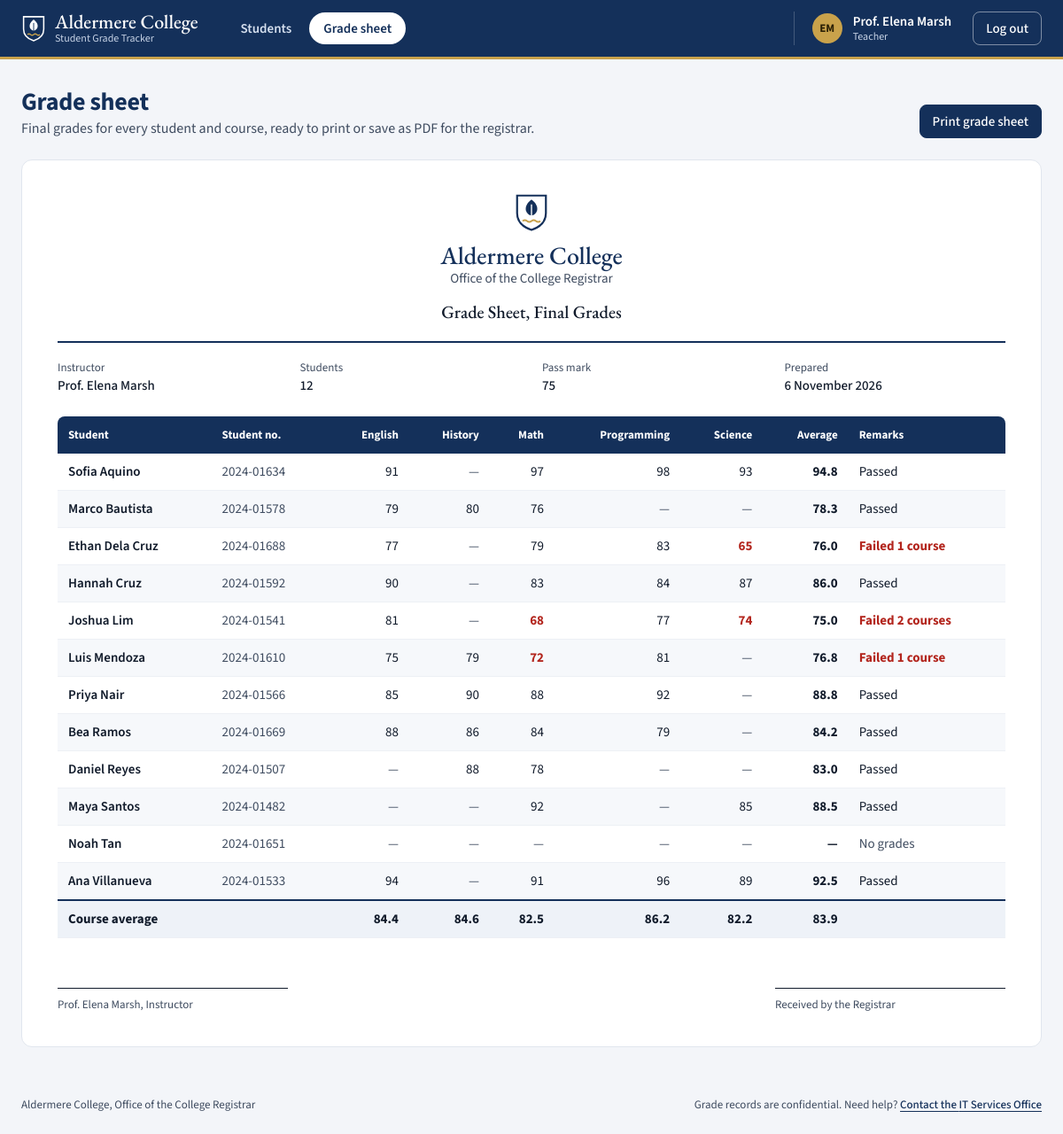
Screenshot of /grade-sheet (signed in) with the database file from the repository.
### tables this page shows
CREATE TABLE users (
    id INTEGER PRIMARY KEY AUTOINCREMENT,
    username TEXT UNIQUE NOT NULL,
    password TEXT NOT NULL,
    role TEXT NOT NULL CHECK(role IN ('student','teacher','academic_admin','registrar','it_admin')),
    is_locked BOOLEAN DEFAULT 0,
    failed_attempts INTEGER DEFAULT 0,
    full_name TEXT,
    student_no TEXT,
    program TEXT,
    year_level INTEGER
);

CREATE TABLE grades (
    id INTEGER PRIMARY KEY AUTOINCREMENT,
    student_id INTEGER NOT NULL,
    subject TEXT NOT NULL,
    grade INTEGER NOT NULL,
    updated_by TEXT NOT NULL,
    FOREIGN KEY (student_id) REFERENCES users(id)
);

### app.py (the view)
@app.route("/grade-sheet")
@require_role("teacher")
def grade_sheet():
    try:
        db = get_db()
        roster = class_roster(db)
        courses = course_averages(db)
        matrix = {}
        for s in roster:
            row = {}
            for g in sorted(s["grades"], key=lambda g: g["id"]):
                row[g["subject"]] = g["grade"]   # the latest entry for a course wins
            matrix[s["id"]] = row
        all_marks = [g["grade"] for s in roster for g in s["grades"]]
        return render_template(
            "grade_sheet.html",
            roster=roster,
            courses=courses,
            subjects=[c["subject"] for c in courses],
            matrix=matrix,
            class_average=mean(all_marks),
            prepared=datetime.date.today().strftime("%d %B %Y").lstrip("0"),
        )
    except Exception as e:
        logging.error(f"grade sheet failed err={e}")
        return "An error occurred. Please try again.", 500

### app.py (called while the page is built, shortened)
@app.before_request
def check_csrf():
    if request.method != "POST":
        return None

def get_db():
    db = getattr(g, '_database', None)
    if db is None:
        db = g._database = sqlite3.connect(DATABASE)
        db.row_factory = sqlite3.Row
    return db

@app.teardown_appcontext
def close_connection(exception):
    db = getattr(g, '_database', None)
    if db is not None:
        db.close()

@app.context_processor
def shell_context():
    if "user_id" not in session:
        return {"pass_mark": PASS_MARK}
    try:
        db = get_db()
        shell_user = db.execute("SELECT full_name FROM users WHERE id=?", (session["user_id"],)).fetchone()
        period = db.execute("SELECT * FROM grading_periods LIMIT 1").fetchone()
        pending = db.execute("SELECT COUNT(*) FROM grade_change_requests WHERE status='pending'").fetchone()[0]
    except Exception as e:
        logging.error(f"shell context failed err={e}")
        return {"pass_mark": PASS_MARK}
    return {
        "pass_mark": PASS_MARK,
        "shell_period": period,
        "shell_pending": pending,
        "shell_name": (shell_user["full_name"] if shell_user else None) or session.get("username"),
    }

def valid_id(s):
    try:
        return int(s) > 0
    except (TypeError, ValueError):
        return False

def current_user():
    uid = session.get("user_id")
    if not uid:
        return None
    try:
        if not valid_id(uid):
            session.clear()
            return None
        db = get_db()
        user = db.execute("SELECT * FROM users WHERE id=?", (int(uid),)).fetchone()
        if not user:
            session.clear()
            return None
        if user["is_locked"]:
            session.clear()
            return None
        if session.get("username") != user["username"] or session.get("role") != user["role"]:
            session.clear()
            return None
        return user
    except Exception as e:
        logging.error(f"current_user failed uid={uid} err={e}")
        return None

def mean(values):
    return sum(values) / len(values) if values else None

def surname_key(name):
    return (name.split()[-1].lower(), name.lower())

### templates/grade_sheet.html (shortened to what this page needs)
{% extends 'base.html' %}
{% block content %}
{% import '_ui.html' as ui with context %}
<header class="page-head no-print">
    <div>
        <h1>Grade sheet</h1>
        <p class="sub">Final grades for every student and course, ready to print or save as PDF for the registrar.</p>
    </div>
    <button type="button" class="btn btn-primary" data-print>Print grade sheet</button>
</header>
<article class="sheet sheet-wide" aria-labelledby="sheet-title">
    <header class="sheet-head">
        <p class="sheet-college">{{ ui.COLLEGE }}</p>
        <p class="sheet-office">{{ ui.OFFICE }}</p>
        <h2 id="sheet-title">Grade Sheet, Final Grades</h2>
    </header>
    <dl class="sheet-facts">
        <div><dt>Instructor</dt><dd>{{ shell_name }}</dd></div>
        <div><dt>Students</dt><dd>{{ roster|length }}</dd></div>
        <div><dt>Pass mark</dt><dd>{{ pass_mark }}</dd></div>
        <div><dt>Prepared</dt><dd>{{ prepared }}</dd></div>
    </dl>
    {% if roster %}
    <div class="table-wrap">
        <table class="grade-matrix">
            <thead>
                <tr>
                    <th scope="col">Student</th>
                    <th scope="col">Student no.</th>
                    {% for subject in subjects %}<th scope="col" class="num">{{ subject }}</th>{% endfor %}
                    <th scope="col" class="num">Average</th>
                    <th scope="col">Remarks</th>
                </tr>
            </thead>
            <tbody>
                {% for s in roster %}
                <tr>
                    <th scope="row">{{ s['name'] }}</th>
                    <td class="text-muted">{{ s['student_no'] or '—' }}</td>
                    {% for subject in subjects %}
                    {% set g = matrix[s['id']].get(subject) %}
                    <td class="num">{% if g is none %}<span class="text-muted">—</span>{% else %}<span class="{{ 'cell-below' if g < pass_mark }}">{{ g }}</span>{% endif %}</td>
                    {% endfor %}
                    <td class="num"><strong class="{{ 'cell-below' if s['average'] is not none and s['average'] < pass_mark }}">{{ '%.1f'|format(s['average']) if s['average'] is not none else '—' }}</strong></td>
                    <td>
                        {% if s['standing'] == 'below' %}<span class="cell-below">Failed {{ s['below']|length }} course{{ '' if s['below']|length == 1 else 's' }}</span>
                        {% elif s['standing'] == 'passing' %}Passed
                        {% else %}<span class="text-muted">No grades</span>{% endif %}
                    </td>
                </tr>
                {% endfor %}
            </tbody>
            <tfoot>
                <tr>
                    <th scope="row" colspan="2">Course average</th>
                    {% for c in courses %}<td class="num"><strong>{{ '%.1f'|format(c['average']) }}</strong></td>{% endfor %}
                    <td class="num"><strong>{{ '%.1f'|format(class_average) if class_average is not none else '—' }}</strong></td>
                    <td></td>
                </tr>
            </tfoot>
        </table>
    </div>
    {% else %}
    <p class="empty">No students are enrolled yet.</p>
    {% endif %}
    <footer class="sheet-sign">
        <div><span class="sign-line"></span><p>{{ shell_name }}, Instructor</p></div>
        <div><span class="sign-line"></span><p>Received by the Registrar</p></div>
    </footer>
</article>
{% endblock %}

### templates/base.html (shortened to what this page needs)
{% import '_ui.html' as ui %}
{% set role = session.get('role') %}
{% set username = session.get('username') %}
{% set display_name = shell_name or username or '' %}
{% set name_parts = display_name.replace('Prof. ', '').replace('Dr. ', '').split() %}
<!DOCTYPE html>
<html lang="en">
<head>
    <link rel="stylesheet" href="{{ url_for('static', filename='style.css') }}">
</head>
<body>
    <header class="topbar">
        <div class="topbar-in">
            <a class="brand" href="/dashboard">
                <span class="brand-text"><span class="brand-name">{{ ui.COLLEGE }}</span><span class="brand-sub">{{ ui.PORTAL }}</span></span>
            </a>
            <div class="nav-sheet" id="site-nav">
                <nav class="tabs" aria-label="Main">
                    {% macro item(href, label, count=0, also='') %}
                    <a class="tab" href="{{ href }}"{% if request.path == href or (also and request.path.startswith(also)) %} aria-current="page"{% endif %}>
                        <span>{{ label }}</span>
                    </a>
                    {% endmacro %}
                    {% if role == 'teacher' %}
                        {{ item('/dashboard', 'Students', also='/students/') }}
                        {{ item('/grade-sheet', 'Grade sheet') }}
                    {% elif role == 'academic_admin' %}
                        {{ item('/dashboard', 'Grades') }}
                        {{ item('/approvals', 'Approvals', shell_pending or 0) }}
                        {{ item('/transcript', 'Transcripts') }}
                    {% elif role == 'registrar' %}
                        {{ item('/dashboard', 'Grading period') }}
                        {{ item('/transcript', 'Transcripts') }}
                    {% elif role == 'it_admin' %}
                        {{ item('/dashboard', 'Accounts', also='/admin/accounts/') }}
                    {% else %}
                        {{ item('/dashboard', 'My grades') }}
                        {{ item('/transcript', 'My transcript') }}
                    {% endif %}
                </nav>
            </div>
            <div class="account">
                <span class="avatar" aria-hidden="true">{% if name_parts|length > 1 %}{{ name_parts[0][0]|upper }}{{ name_parts[-1][0]|upper }}{% elif name_parts %}{{ name_parts[0][0]|upper }}{% endif %}</span>
                <span class="account-who"><span class="account-name">{{ display_name }}</span><span class="account-role">{{ ui.ROLE_LABELS.get(role, role) }}</span></span>
                <a class="btn btn-quiet btn-sm" href="/logout">Log out</a>
            </div>
        </div>
    </header>
    <main class="canvas" id="main">
        {% block content %}{% endblock %}
    </main>
    <footer class="site-foot no-print">
        <p>{{ ui.COLLEGE }}, {{ ui.OFFICE }}</p>
        <p>Grade records are confidential. Need help? <a href="/forgot-password">Contact the {{ ui.IT_OFFICE.name }}</a></p>
    </footer>
</body>
</html>

### rows the page displays
users: full_name "Prof. Elena Marsh", ROLE_LABELS.get "Teacher"
grades: subject "English", g "91", g "79", g "77", g "90", g "81", g "75", g "85", g "88", grade "94", average "84.4"
grades: subject "History", g "80", g "79", g "90", g "86", grade "88", average "84.6"
grades: subject "Math", g "97", g "76", g "79", g "83", g "68", g "72", g "88", g "84", g "78", grade "92", g "91", average "82.5"
grades: subject "Programming", g "98", g "83", g "84", g "77", g "81", g "92", g "79", grade "96", average "86.2"
grades: subject "Science", g "93", g "65", g "87", g "74", grade "85", g "89", average "82.2"
users: name "Sofia Aquino", student_no "2024-01634", average "94.8", shows "Passed"
users: name "Marco Bautista", student_no "2024-01578", average "78.3", shows "Passed"
users: name "Ethan Dela Cruz", student_no "2024-01688", average "76.0", below|length "1"
users: name "Hannah Cruz", student_no "2024-01592", average "86.0", shows "Passed"
users: name "Joshua Lim", student_no "2024-01541", average "75.0", below|length "2", below "s"
users: name "Luis Mendoza", student_no "2024-01610", average "76.8", below|length "1"
users: name "Priya Nair", student_no "2024-01566", average "88.8", shows "Passed"
users: name "Bea Ramos", student_no "2024-01669", average "84.2", shows "Passed"
users: name "Daniel Reyes", student_no "2024-01507", average "83.0", shows "Passed"
users: name "Maya Santos", student_no "2024-01482", average "88.5", shows "Passed"
users: name "Noah Tan", student_no "2024-01651", average "—", shows "No grades"
users: name "Ana Villanueva", student_no "2024-01533", average "92.5", shows "Passed"

### other values shown
{{ ui.COLLEGE }} "Aldermere College"
{{ ui.PORTAL }} "Student Grade Tracker"
{{ label }} "Students Grade sheet"
{{ name_parts[0][0]|upper }} "E"
{{ name_parts[-1][0]|upper }} "M"
{{ ui.OFFICE }} "Office of the College Registrar"
{{ roster|length }} "12"
{{ pass_mark }} "75"
{{ prepared }} "6 November 2026"
{{ '%.1f'|format(class_average) if class_average is not none else '—' }} "83.9"
{{ ui.IT_OFFICE.name }} "IT Services Office"
